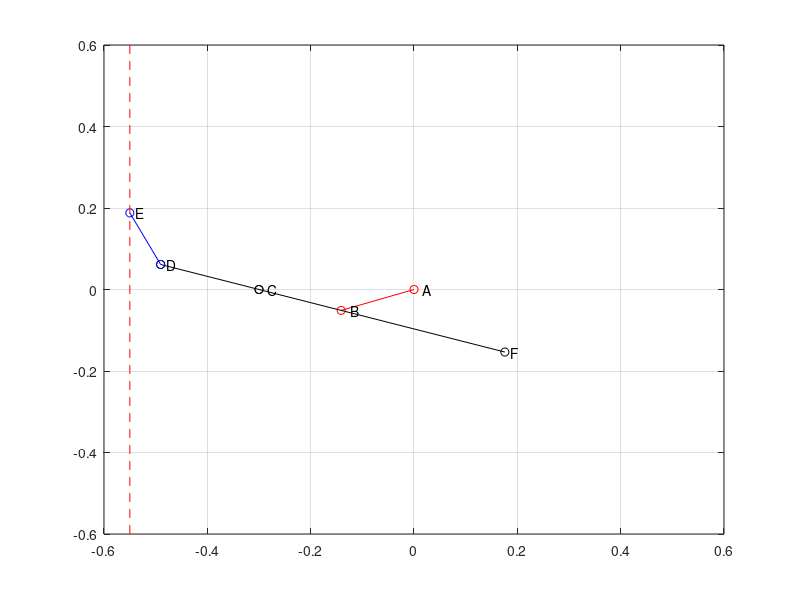

Write MATLAB code to recreate this figure. (Note: this script raises an error after producing the figure.)
% example 5.6

clear all; clc; close all

% Input data (m)
AB = 0.15; AC = 0.30; CD = 0.20; 	
DE = 0.14; CF = 0.50; a  = 0.25; 
phi = 200*pi/180; % rad
% Position of joint A
xA=0; yA=0; rA=[xA yA 0]; 
% Position of joint C
xC=-AC; yC=0; rC=[xC yC 0];
% Position of joint B
xB=AB*cos(phi); yB=AB*sin(phi); rB=[xB yB 0]; 
% Link 3
phi3=atan((yB-yC)/(xB-xC)); phi2=phi3;
% Position of joint F
xF=xC+CF*cos(phi2); yF=yC+CF*sin(phi2); rF=[xF,yF,0];
% Position of joint D
xD=xC-CD*cos(phi3); yD=yC-CD*sin(phi3); rD=[xD yD 0]; 
% Position of joint E
xE=-AC-a; yE=yD+sqrt(DE^2-(xE-xD)^2); rE=[xE yE 0];
% Link 4
phi4=atan((yE-yD)/(xE-xD));

% Graphic of the mechanism
la=-xE+0.05;
plot(...
[xA,xB],[yA,yB],'r-o',...
[xD,xF],[yD,yF],'k-o',...
[xC,xC],[yC,yC],'k-o',...
[xD,xE],[yD,yE],'b-o',...
[xE,xE],[-la,la],'r--')
grid
text(xA,yA,'   A')
text(xB,yB,'   B')
text(xC,yC,'   C')
text(xD,yD,'  D')
text(xE,yE,'  E')
text(xF,yF,'  F')
xlim([-la la]);
ylim([-la la]);

fprintf('Results \n\n') 
fprintf('phi = phi1 = %g (degrees)\n',phi*180/pi) 
fprintf('rA = [%g,%g,%g] (m)\n', rA) 
fprintf('rB = [%6.3f,%6.3f,%g] (m)\n', rB) 
fprintf('rC = [%6.3f,%6.3f,%g] (m)\n', rC) 
fprintf('rD = [%6.3f,%6.3f,%g] (m)\n', rD) 
fprintf('rE = [%6.3f,%6.3f,%g] (m)\n', rE) 
fprintf('rF = [%6.3f,%6.3f,%g] (m)\n', rF) 
fprintf...
('phi2 = phi3 = %6.3f (degrees) \n',phi2*180/pi) 
fprintf...
('phi4 = %6.3f (degrees) \n',phi4*180/pi) 

fprintf('\n') 
fprintf('Velocity and acceleration analysis\n\n')  
fprintf('Contour method \n') 
fprintf('\n') 

n = 700.; % rpm
omega1 = [ 0 0 pi*n/30 ]; alpha1 = [0 0 0 ]; 
fprintf...
('omega1 = [%g,%g,%6.3f] (rad/s)\n',omega1) 
fprintf...
('alpha1 = [%g,%g,%g] (rad/s^2)\n',alpha1)   
fprintf('\n') 

vA = [0 0 0]; aA = [0 0 0];

vB1 = vA + cross(omega1,rB); vB2 = vB1; 
aB1 = aA + cross(alpha1,rB) - ...
    dot(omega1,omega1)*rB;

vB2 = vB1;
aB2 = aB1;
fprintf...
('vB1=vB2=[%6.3f,%6.3f,%g] (m/s)\n',vB1) 
fprintf...
('aB1=aB2=[%6.3f,%6.3f,%g] (m/s^2)\n',aB1) 
fprintf('\n')

fprintf('\n') 
fprintf('Contour I: 0-1-2-3-0 \n\n')  
fprintf('Relative velocities \n') 
fprintf('\n') 

omega10 = omega1; 
omega21v = [ 0 0 sym('omega21z','real')]; 
omega03v = [ 0 0 sym('omega03z','real')]; 
v32v = ...
sym('vB32','real')*[cos(phi2) sin(phi2) 0]; 

eqIomega = omega10 + omega21v + omega03v; 
eqIvz=eqIomega(3);
eqIv = ...
 cross(rB,omega21v)+cross(rC,omega03v)+v32v;
eqIvx=eqIv(1);
eqIvy=eqIv(2);

digits 3
Ivz=vpa(eqIvz);
fprintf('%s = 0 \n', char(Ivz)) 
Ivx=vpa(eqIvx);
fprintf('%s = 0 \n', char(Ivx)) 
Ivy=vpa(eqIvy);
fprintf('%s = 0 \n', char(Ivy)) 

solIv=solve(eqIvz,eqIvx,eqIvy);
omega21 = [ 0 0 eval(solIv.omega21z) ]; 
omega03 = [ 0 0 eval(solIv.omega03z) ]; 
vB3B2 = ...
 eval(solIv.vB32)*[cos(phi2) sin(phi2) 0]; 

fprintf...
('omega21=[%g,%g,%6.3f] (rad/s)\n',omega21) 
fprintf...
('omega03=[%g,%g,%6.3f] (rad/s)\n',omega03) 
fprintf...
('vB32 = %6.3f (m/s)\n', eval(solIv.vB32)) 
fprintf...
('vB3B2=[%6.3f,%6.3f,%d] (m/s)\n', vB3B2)  
fprintf('\n') 

fprintf('Absolute velocities \n\n') 
omega30 = - omega03;
omega20 = omega30;
vC = [0 0 0 ]; 
vD3 = vC + cross(omega30,rD-rC);
fprintf...
('omega20=omega30=[%d,%d,%6.3f](rad/s)\n',omega30) 
fprintf...
('vD3=vD4 =[%6.3f,%6.3f,%d] (m/s)\n', vD3) 

fprintf('\n') 
fprintf('Relative accelerations \n') 
fprintf('\n') 

alpha10 = alpha1; 
alpha21v = [ 0 0 sym('alpha21z','real') ]; 
alpha03v = [ 0 0 sym('alpha03z','real') ]; 
a32v=sym('aB32','real')*[cos(phi2) sin(phi2) 0]; 

eqIalpha = alpha10 + alpha21v + alpha03v; 
eqIaz=eqIalpha(3);
eqIa=cross(rB,alpha21v)+cross(rC,alpha03v)+...
 a32v+2*cross(omega20,vB3B2)-...
 dot(omega1,omega1)*rB-dot(omega30,omega30)*(rC-rB);
eqIax=eqIa(1);
eqIay=eqIa(2);

Iaz=vpa(eqIaz);
fprintf('%s=0 \n',char(Iaz)) 
Iax=vpa(eqIax);
fprintf('%s=0 \n',char(Iax)) 
Iay=vpa(eqIay);
fprintf('%s=0 \n',char(Iay))  

solIa=solve(eqIaz,eqIax,eqIay);
alpha21 = [ 0 0 eval(solIa.alpha21z) ]; 
alpha03 = [ 0 0 eval(solIa.alpha03z) ]; 
aB3B2=eval(solIa.aB32)*[cos(phi2) sin(phi2) 0]; 

fprintf...
('alpha21=[%d,%d,%6.3f] (rad/s^2)\n',alpha21) 
fprintf...
('alpha03=[%d,%d,%6.3f] (rad/s^2)\n',alpha03) 
fprintf('aB32=%6.3f (m/s^2)\n',eval(solIa.aB32)) 
fprintf('aB3B2=[%6.3f,%6.3f,%d] (m/s^2)\n',aB3B2)  
fprintf('\n') 

fprintf('Absolute accelerations \n\n') 
alpha30 = - alpha03;
alpha20 = alpha30;
aC = [0 0 0 ]; 
aD3=aC+cross(alpha30,rD-rC)-...
    dot(omega20,omega20)*(rD-rC);
fprintf...
('alpha20=alpha30=[%d,%d,%6.3f] (rad/s^2)\n',alpha30) 
fprintf('aD3=aD4 = [%6.3f,%6.3f,%d] (m/s^2)\n',aD3) 

fprintf('\n') 
fprintf('Contour II: 0-3-4-5-0 \n\n')
fprintf('Relative velocities \n') 
fprintf('\n') 

omega43v = [ 0 0 sym('omega43z','real') ]; 
omega54v = [ 0 0 sym('omega54z','real') ]; 
v05v = [0 sym('v05','real') 0]; 

eqIIomega = omega30 + omega43v + omega54v; 
eqIIvz=eqIIomega(3);
eqIIv=cross(rC,omega30)+cross(rD,omega43v)+...
cross(rE,omega54v)+v05v;
eqIIvx=eqIIv(1);
eqIIvy=eqIIv(2);

IIvz=vpa(eqIIvz); fprintf('%s = 0 \n', char(IIvz)) 
IIvx=vpa(eqIIvx); fprintf('%s = 0 \n', char(IIvx)) 
IIvy=vpa(eqIIvy); fprintf('%s = 0 \n', char(IIvy)) 

solIIv=solve(eqIIvz,eqIIvx,eqIIvy);
omega43 = [ 0 0 eval(solIIv.omega43z) ]; 
omega54 = [ 0 0 eval(solIIv.omega54z) ]; 
vE05 = [0 eval(solIIv.v05) 0]; 

fprintf...
('omega43=[%d,%d,%6.3f] (rad/s)\n',omega43)
fprintf...
('omega54=[%d,%d,%6.3f] (rad/s)\n',omega54)
fprintf('vE05=%6.3f (m/s)\n',eval(solIIv.v05))
fprintf('vE0E5 =[%d,%6.3f,%d] (m/s)\n',vE05) 
fprintf('\n')

fprintf('Absolute velocities \n\n')
omega40=omega30+omega43;
fprintf...
('omega40=[%d,%d,%6.3f](rad/s)\n',omega40)
fprintf('vE5=[%d,%6.3f,%d] (m/s)\n',-vE05) 

fprintf('\n') 
fprintf('Relative accelerations \n\n')
 
alpha43v = [ 0 0 sym('alpha43z','real') ]; 
alpha54v = [ 0 0 sym('alpha54z','real') ]; 
a05v=[0,sym('a05','real'),0]; 

eqIIalpha = alpha30 + alpha43v + alpha54v; 
eqIIaz=eqIIalpha(3);
eqIIa=cross(rC,alpha30)+cross(rD,alpha43v)+...
cross(rE,alpha54v)+a05v-...
dot(omega30,omega30)*(rD-rC)-...
dot(omega40,omega40)*(rE-rD);
eqIIax=eqIIa(1);
eqIIay=eqIIa(2);

IIaz=vpa(eqIIaz); fprintf('%s=0 \n',char(IIaz)) 
IIax=vpa(eqIIax); fprintf('%s=0 \n',char(IIax))
IIay=vpa(eqIIay); fprintf('%s=0 \n',char(IIay)) 

solIIa=solve(eqIIaz,eqIIax,eqIIay);
alpha43 = [0 0 eval(solIIa.alpha43z)]; 
alpha54 = [0 0 eval(solIIa.alpha54z)]; 
aE0E5=[0,eval(solIIa.a05),0]; 

fprintf...
('alpha43=[%d,%d,%6.3f] (rad/s^2)\n',alpha43) 
fprintf...
('alpha54=[%d,%d,%6.3f] (rad/s^2)\n',alpha54) 
fprintf('aE05=%6.3f (m/s^2)\n',eval(solIIa.a05)) 
fprintf('aE0E5=[%d,%6.3f,%d] (m/s^2)\n',aE0E5)  
fprintf('\n') 

fprintf('Absolute accelerations \n\n')
alpha40 = alpha30+alpha43;

fprintf...
('alpha40=[%d,%d,%6.3f] (rad/s^2)\n',alpha40)
fprintf('aE5=[%d,%6.3f,%d] (m/s^2)\n',-aE0E5)  

% end of program

% Results 
% 
% phi = phi1 = 200 (degrees)
% rA = [0,0,0] (m)
% rB = [-0.141,-0.051,0] (m)
% rC = [-0.300, 0.000,0] (m)
% rD = [-0.490, 0.061,0] (m)
% rE = [-0.550, 0.188,0] (m)
% rF = [ 0.176,-0.153,0] (m)
% phi2 = phi3 = -17.878 (degrees) 
% phi4 = -64.778 (degrees) 
% 
% Velocity and acceleration analysis
% 
% Contour method 
% 
% omega1 = [0,0,73.304] (rad/s)
% alpha1 = [0,0,0] (rad/s^2)
% 
% vB1=vB2=[ 3.761,-10.332,0] (m/s)
% aB1=aB2=[757.409,275.674,0] (m/s^2)
% 
% 
% Contour I: 0-1-2-3-0 
% 
% Relative velocities 
% 
% omega03z + omega21z + 73.3 = 0 
% 0.952*vB32 - 0.0513*omega21z = 0 
% 0.3*omega03z + 0.141*omega21z - 0.307*vB32 = 0 
% omega21=[0,0,-125.238] (rad/s)
% omega03=[0,0,51.934] (rad/s)
% vB32 = -6.751 (m/s)
% vB3B2=[-6.425, 2.073,0] (m/s)
% 
% Absolute velocities 
% 
% omega20=omega30=[0,0,-51.934](rad/s)
% vD3=vD4 =[ 3.189, 9.885,0] (m/s)
% 
% Relative accelerations 
% 
% alpha03z + alpha21z=0 
% 0.952*aB32 - 0.0513*alpha21z + 1400.0=0 
% 0.3*alpha03z - 0.307*aB32 + 0.141*alpha21z + 805.0=0 
% alpha21=[0,0,7157.347] (rad/s^2)
% alpha03=[0,0,-7157.347] (rad/s^2)
% aB32=-1086.945 (m/s^2)
% aB3B2=[-1034.459,333.682,0] (m/s^2)
% 
% Absolute accelerations 
% 
% alpha20=alpha30=[0,0,7157.347] (rad/s^2)
% aD3=aD4 = [73.937,-1527.948,0] (m/s^2)
% 
% Contour II: 0-3-4-5-0 
% 
% Relative velocities 
% 
% omega43z + omega54z - 51.9 = 0 
% 0.0614*omega43z + 0.188*omega54z = 0 
% 0.49*omega43z + 0.55*omega54z + v05 - 15.6 = 0 
% omega43=[0,0,77.111] (rad/s)
% omega54=[0,0,-25.176] (rad/s)
% vE05=-8.383 (m/s)
% vE0E5 =[0,-8.383,0] (m/s)
% 
% Absolute velocities 
% 
% omega40=[0,0,25.176](rad/s)
% vE5=[0, 8.383,0] (m/s)
% 
% Relative accelerations 
% 
% alpha43z + alpha54z + 7177.0=0 
% 0.0614*alpha43z + 0.188*alpha54z + 551.0=0 
% a05 + 0.49*alpha43z + 0.55*alpha54z + 1900.0=0 
% alpha43=[0,0,-6275.008] (rad/s^2)
% alpha54=[0,0,-882.339] (rad/s^2)
% aE05=1660.866 (m/s^2)
% aE0E5=[0,1660.866,0] (m/s^2)
% 
% Absolute accelerations 
% 
% alpha40=[0,0,882.339] (rad/s^2)
% aE5=[0,-1660.866,0] (m/s^2)
